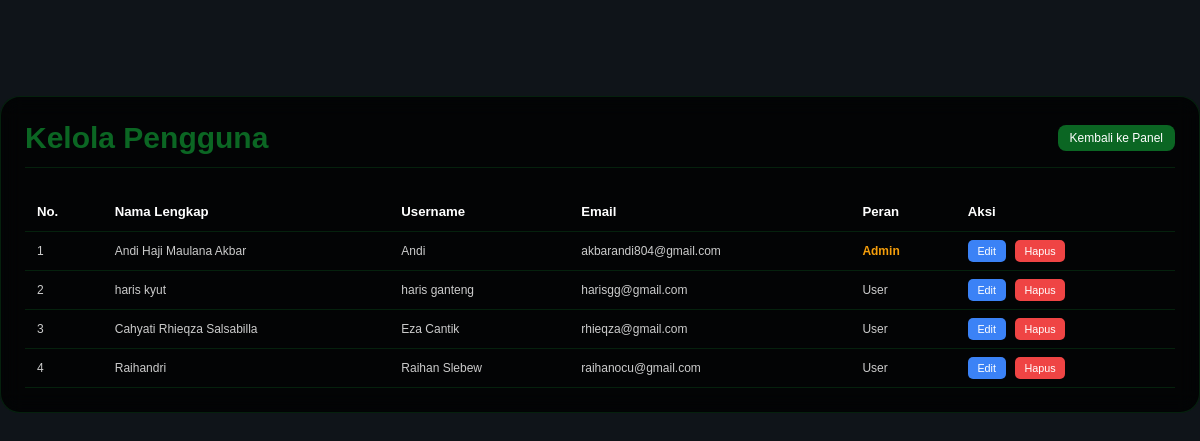
The page /manage_users.php (signed in) on the database its author committed.
### tables this page shows
CREATE TABLE `users` (
  `id` int(11) NOT NULL,
  `full_name` varchar(100) NOT NULL,
  `username` varchar(50) NOT NULL,
  `email` varchar(100) NOT NULL,
  `password` varchar(255) NOT NULL,
  `role` varchar(50) NOT NULL DEFAULT 'user' COMMENT 'Peran pengguna: user atau admin',
  `created_at` timestamp NOT NULL DEFAULT current_timestamp()
);

### manage_users.php (the view, shortened to what this page needs)
<?php
require 'config.php';
$result = $conn->query("SELECT id, full_name, username, email, role FROM users ORDER BY id ASC");
?>
<!DOCTYPE html>
<html lang="id">
<head>
    <link rel="stylesheet" href="style.css">
</head>
<body>
    <div class="manage-container">
        <div class="manage-header">
            <h1>Kelola Pengguna</h1>
            <a href="admin_panel.php" class="btn-back">Kembali ke Panel</a>
        </div>
        <div style="overflow-x:auto;">
            <table class="user-table">
                <thead>
                    <tr>
                        <th>No.</th>
                        <th>Nama Lengkap</th>
                        <th>Username</th>
                        <th>Email</th>
                        <th>Peran</th>
                        <th>Aksi</th>
                    </tr>
                </thead>
                <tbody>
                    <?php if ($result->num_rows > 0): ?>
                        <?php $nomor = 1;  ?>
                        <?php while($user = $result->fetch_assoc()): ?>
                            <tr>
                                <td><?php echo $nomor; ?></td>
                                <td><?php echo htmlspecialchars($user['full_name']); ?></td>
                                <td><?php echo htmlspecialchars($user['username']); ?></td>
                                <td><?php echo htmlspecialchars($user['email']); ?></td>
                                <td>
                                    <span class="role-<?php echo $user['role']; ?>">
                                        <?php echo ucfirst($user['role']); ?>
                                    </span>
                                </td>
                                <td class="action-buttons">
                                    <a href="user_form.php?id=<?php echo $user['id']; ?>" class="btn-edit">Edit</a>
                                    <a href="user_action.php?action=delete&id=<?php echo $user['id']; ?>" class="btn-delete" onclick="return confirm('Apakah Anda yakin ingin menghapus pengguna ini?');">Hapus</a>
                                </td>
                            </tr>
                            <?php $nomor++;  ?>
                        <?php endwhile; ?>
                    <?php else: ?>
                        <tr>
                            <td colspan="6" style="text-align:center;">Tidak ada data pengguna.</td>
                        </tr>
                    <?php endif; ?>
                </tbody>
            </table>
        </div>
    </div>
</body>
</html>

### style.css (style rules this page uses)
:root { --primary: #0b6623; --bg: #010101; --card-bg: rgba(11, 102, 35, 0.1); --border-color: rgba(11, 102, 35, 0.3); }
* { margin: 0; padding: 0; box-sizing: border-box; outline: none; border: none; text-decoration: none; }
html, body { scroll-behavior: smooth; }
body { font-family: "Poppins", sans-serif; background-color: var(--bg); color: #fff; }
@media (max-width: 1366px) { html { font-size: 75%; } }

### manage_users.php (style rules this page uses)
body { background: #0f1419; background-image: url('IMG/bg2.jpg'); background-size: cover; }
.manage-container { max-width: 1200px; margin: 8rem auto 2rem auto; padding: 2rem; background: rgba(0, 0, 0, 0.8); border-radius: 20px; border: 1px solid var(--border-color); backdrop-filter: blur(10px); }
.manage-header { display: flex; justify-content: space-between; align-items: center; margin-bottom: 2rem; padding-bottom: 1rem; border-bottom: 1px solid var(--border-color); }
.manage-header h1 { font-size: 2.5rem; color: var(--primary); }
.btn-back { display: inline-block; padding: 0.5rem 1rem; background: var(--primary); color: #fff; border-radius: 8px; text-decoration: none; transition: background 0.3s; }
.user-table { width: 100%; border-collapse: collapse; color: #ccc; }
.user-table th, .user-table td { padding: 1rem; text-align: left; border-bottom: 1px solid var(--border-color); }
.user-table th { color: #fff; font-size: 1.1rem; }
.role-admin { color: #f59e0b; font-weight: bold; }
.role-user { color: #ccc; }
.action-buttons a { color: #fff; margin-right: 0.5rem; text-decoration: none; padding: 0.4rem 0.8rem; border-radius: 5px; font-size: 0.9rem; }
.btn-edit { background-color: #3b82f6; }
.btn-delete { background-color: #ef4444; }

### rows shown on the page
users: full_name "Andi Haji Maulana Akbar", username "Andi", email "akbarandi804@gmail.com", role "Admin"
users: full_name "haris kyut", username "haris ganteng", email "harisgg@gmail.com", role "User"
users: full_name "Cahyati Rhieqza Salsabilla", username "Eza Cantik", email "rhieqza@gmail.com", role "User"
users: full_name "Raihandri", username "Raihan Slebew", email "raihanocu@gmail.com", role "User"
